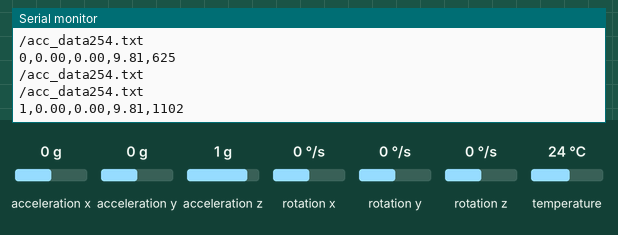
Recording of a program running on a simulated ESP8266 (NodeMCU). On the bench: the last lines printed to the serial monitor. Inputs (shaded band) come from the test bench; at power-on: acceleration x 0 g, acceleration y 0 g, acceleration z 1 g, rotation x 0 °/s, rotation y 0 °/s, rotation z 0 °/s, temperature 24 °C. WiFi joins after 1.5 s; servers stay silent unless stated; storage starts empty; EEPROM starts erased.

Above: at 1.8 s.
1.9 s: acceleration x set to -1.4 g
At 3.3 s:
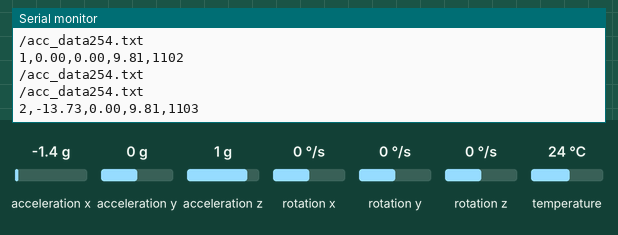
3.4 s: acceleration y set to -1.4 g
At 4.7 s:
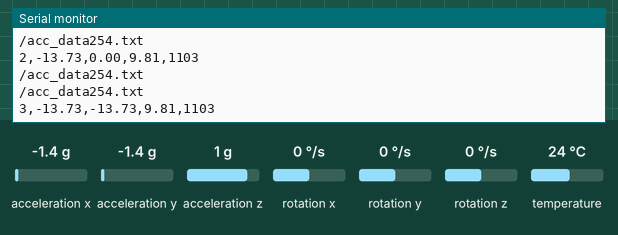
4.9 s: acceleration z set to -1.4 g
At 5.5 s:
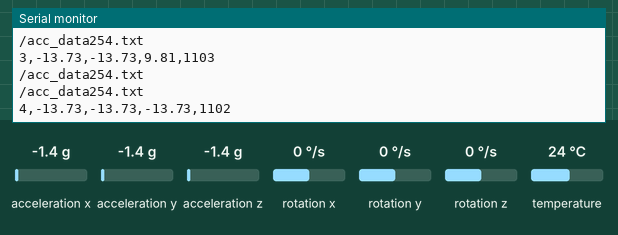
Timing chart, 0 to 7.9 s (numbered marks = the images above; inputs shaded):
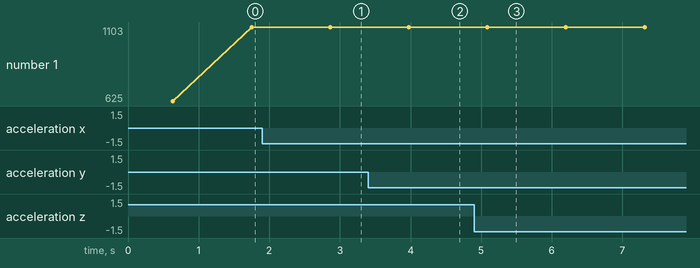

Measured:
- after the input at 1.9 s, the serial monitor: prints a new line after 0.96 s (image 1)
- after the input at 3.4 s, the serial monitor: prints a new line after 0.57 s (image 2)
- after the input at 4.9 s, the serial monitor: prints a new line after 0.19 s (image 3)

The program:

main.cpp
```cpp
#include <Arduino.h>
#include <Print.h>
#include "SD.h"
#include "SPI.h"
#include "RTClib.h"
#include "EEPROM.h"
#include "Adafruit_MPU6050.h"
#include "Adafruit_Sensor.h"
#include "Wire.h"
#include <ESP8266WiFi.h>
#include "ThingSpeak.h"

#ifndef STASSID
#define STASSID "Excellence"
#define STAPSK "Bobrek03"
#endif
const char *ssid = STASSID;
const char *password = STAPSK;

#define OFFSET 0
#define sleepPeriod 10000000ul
// const char *ssid = "Excellence";   // your network SSID (name)
// const char *password = "Bo005727"; // your network password
const int chipSelect = 15;
String dosya;
int16_t cal1;
int16_t cal2;
int16_t cal3;
int16_t acc;
String sutun1 = "Örnek_Sayısı";
String sutun2 = "accx";
String sutun3 = "accy";
String sutun4 = "accz";
String sutun8 = "gecen_Sure_ms";
String str = sutun1 + "," + sutun2 + "," + sutun3 + "," + sutun4 + "Gecen_Sure"
                                                                   "\n\n";
uint16_t dosya_no;
uint16_t ornek_no = 0;
String dosya_adi;
int address = 0;
int address_1;
String str1;
uint32_t baslangic;
uint32_t gecen;
byte value;
String olcum = "Olcum";
Adafruit_MPU6050 mpu;
unsigned long myChannelNumber = 1789113;
const char *myWriteAPIKey = "DQWYM7ET7PUDD11W";

void setup()
{

  Serial.begin(115200);
  /*WiFi.mode(WIFI_STA);
  WiFi.begin(ssid, password);
  while (WiFi.status() != WL_CONNECTED)
  {
    delay(500);
    Serial.print(".");
  }*/

  WiFiClient client;
  EEPROM.begin(512);
  value = EEPROM.read(address);
  delay(500);
  dosya_adi = "acc_data" + String(value - 1);

  if (!SD.begin(chipSelect))
  {
    Serial.println("Card mount failed");
    return;
  }
  Serial.println("card initialized.");
  if (!mpu.begin())
  {
    Serial.println("Failed to find MPU6050 chip");
    while (1)
    {
      delay(10);
    }
  }
  mpu.setAccelerometerRange(MPU6050_RANGE_8_G);
  mpu.setFilterBandwidth(MPU6050_BAND_21_HZ);

  str1 = "/" + dosya_adi + ".txt";

  dosya_no = EEPROM.read(address);
  dosya_no = dosya_no + 1;
  EEPROM.write(address, dosya_no);
  EEPROM.commit();
  delay(100);
  // ThingSpeak.begin(client); // Initialize ThingSpea
}

void loop()
{
  static bool wait = false;
  WiFiClient client;
  ThingSpeak.begin(client); // Initialize ThingSpea

  Serial.println(str1);
  sensors_event_t a, g, temp;
  mpu.getEvent(&a, &g, &temp);
  Serial.println(str1);
  gecen = millis() - baslangic;
  File dataFile = SD.open(str1, FILE_WRITE);
  if (ornek_no == 0)
  {
    dataFile.println(str);
  }

  String olcum = String(ornek_no) + "," + String(a.acceleration.x) + "," + String(a.acceleration.y) + "," + String(a.acceleration.z) + "," + String(gecen) + "\n";
  if (dataFile)
  {
    dataFile.println(olcum);
    dataFile.close();
    Serial.println(olcum);
  }
  // if the file isn't open, pop up an error:
  else
  {
    Serial.println("error opening datalog.txt");
  }

  baslangic = millis();
  ornek_no += 1;
  int x = ThingSpeak.writeField(1789113, 1, a.acceleration.x, "DQWYM7ET7PUDD11W");
  int y = ThingSpeak.writeField(1789113, 2, a.acceleration.y, "DQWYM7ET7PUDD11W");
  int z = ThingSpeak.writeField(1789113, 3, a.acceleration.z, "DQWYM7ET7PUDD11W");
  delay(200);
}
```
